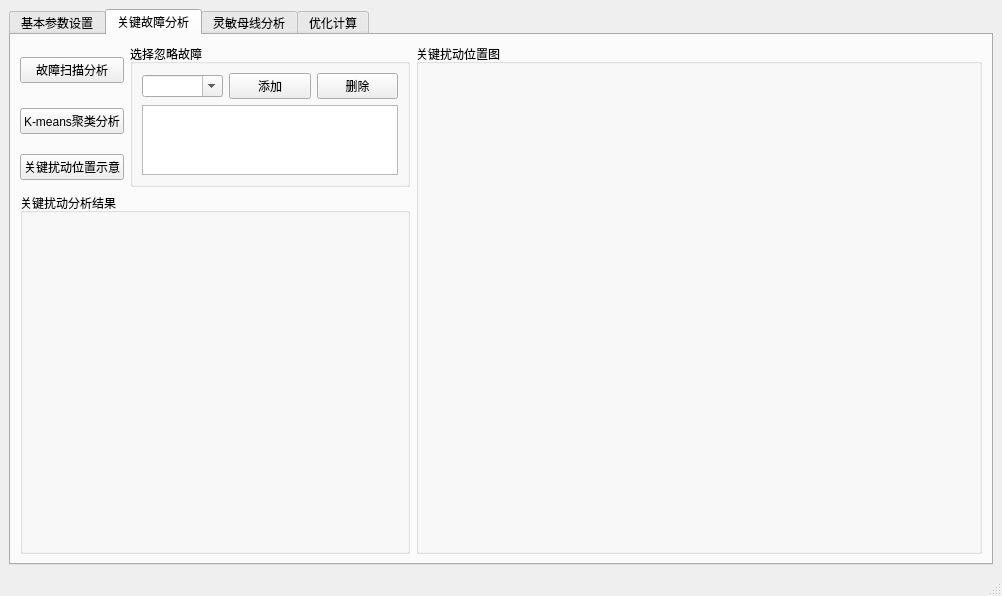
<?xml version="1.0" encoding="UTF-8"?>
<ui version="4.0">
 <class>MainWindow</class>
 <widget class="QMainWindow" name="MainWindow">
  <property name="geometry">
   <rect>
    <x>0</x>
    <y>0</y>
    <width>1002</width>
    <height>586</height>
   </rect>
  </property>
  <property name="sizePolicy">
   <sizepolicy hsizetype="Expanding" vsizetype="Expanding">
    <horstretch>0</horstretch>
    <verstretch>0</verstretch>
   </sizepolicy>
  </property>
  <property name="windowTitle">
   <string>动态无功补偿装置多目标优化配置程序</string>
  </property>
  <widget class="QWidget" name="centralwidget">
   <property name="sizePolicy">
    <sizepolicy hsizetype="Fixed" vsizetype="Fixed">
     <horstretch>0</horstretch>
     <verstretch>0</verstretch>
    </sizepolicy>
   </property>
   <layout class="QGridLayout" name="gridLayout_10">
    <item row="0" column="0">
     <widget class="QTabWidget" name="tabWidget">
      <property name="sizePolicy">
       <sizepolicy hsizetype="Expanding" vsizetype="Expanding">
        <horstretch>0</horstretch>
        <verstretch>0</verstretch>
       </sizepolicy>
      </property>
      <property name="autoFillBackground">
       <bool>false</bool>
      </property>
      <property name="currentIndex">
       <number>1</number>
      </property>
      <widget class="QWidget" name="tab">
       <attribute name="title">
        <string>基本参数设置</string>
       </attribute>
       <layout class="QGridLayout" name="gridLayout_6">
        <item row="3" column="2">
         <widget class="QPushButton" name="pushButton_saveparameter">
          <property name="text">
           <string>保存</string>
          </property>
         </widget>
        </item>
        <item row="3" column="1">
         <widget class="QPushButton" name="pushButton_denyparameter">
          <property name="text">
           <string>取消</string>
          </property>
         </widget>
        </item>
        <item row="1" column="0" colspan="3">
         <widget class="QGroupBox" name="groupBox_BPAprogram">
          <property name="title">
           <string>BPA程序</string>
          </property>
          <layout class="QGridLayout" name="gridLayout_4">
           <item row="0" column="2">
            <widget class="QToolButton" name="toolButton_swntprogram">
             <property name="text">
              <string>选择</string>
             </property>
            </widget>
           </item>
           <item row="0" column="1">
            <widget class="QLineEdit" name="lineEdit_swntprogram"/>
           </item>
           <item row="1" column="0">
            <widget class="QLabel" name="label_pfprogram">
             <property name="text">
              <string>潮流计算程序</string>
             </property>
            </widget>
           </item>
           <item row="2" column="0">
            <widget class="QLabel" name="label_resultfile">
             <property name="text">
              <string>计算结果文件夹</string>
             </property>
            </widget>
           </item>
           <item row="2" column="2">
            <widget class="QToolButton" name="toolButton_resultfile">
             <property name="text">
              <string>选择</string>
             </property>
            </widget>
           </item>
           <item row="2" column="1">
            <widget class="QLineEdit" name="lineEdit_resultfile"/>
           </item>
           <item row="0" column="0">
            <widget class="QLabel" name="label_swntprogram">
             <property name="text">
              <string>稳定批处理计算程序</string>
             </property>
            </widget>
           </item>
           <item row="1" column="1">
            <widget class="QLineEdit" name="lineEdit_pfprogram"/>
           </item>
           <item row="1" column="2">
            <widget class="QToolButton" name="toolButton_pfprogram">
             <property name="text">
              <string>选择</string>
             </property>
            </widget>
           </item>
          </layout>
         </widget>
        </item>
        <item row="2" column="1" colspan="2">
         <widget class="QGroupBox" name="groupBox_systemparameter">
          <property name="title">
           <string>系统参数</string>
          </property>
          <layout class="QGridLayout" name="gridLayout_3">
           <item row="0" column="0">
            <widget class="QLabel" name="label_loadrate">
             <property name="text">
              <string>负荷增长率</string>
             </property>
            </widget>
           </item>
           <item row="0" column="1">
            <widget class="QDoubleSpinBox" name="doubleSpinBox_loadrate">
             <property name="decimals">
              <number>2</number>
             </property>
             <property name="maximum">
              <double>1.000000000000000</double>
             </property>
             <property name="singleStep">
              <double>0.010000000000000</double>
             </property>
             <property name="value">
              <double>0.000000000000000</double>
             </property>
            </widget>
           </item>
           <item row="1" column="0">
            <widget class="QLabel" name="label_dlrate">
             <property name="text">
              <string>动态负荷比例</string>
             </property>
            </widget>
           </item>
           <item row="1" column="1">
            <widget class="QDoubleSpinBox" name="doubleSpinBox_dlrate">
             <property name="decimals">
              <number>2</number>
             </property>
             <property name="maximum">
              <double>1.000000000000000</double>
             </property>
             <property name="singleStep">
              <double>0.010000000000000</double>
             </property>
             <property name="value">
              <double>0.500000000000000</double>
             </property>
            </widget>
           </item>
          </layout>
         </widget>
        </item>
        <item row="0" column="0" colspan="3">
         <widget class="QGroupBox" name="groupBox_systemdata">
          <property name="title">
           <string>系统数据文件</string>
          </property>
          <layout class="QGridLayout" name="gridLayout_2">
           <item row="0" column="0">
            <widget class="QLabel" name="label_pfdata">
             <property name="text">
              <string>潮流数据文件</string>
             </property>
            </widget>
           </item>
           <item row="0" column="1">
            <widget class="QLineEdit" name="lineEdit_pfdata"/>
           </item>
           <item row="0" column="2">
            <widget class="QToolButton" name="toolButton_pfdata">
             <property name="text">
              <string>选择</string>
             </property>
            </widget>
           </item>
           <item row="1" column="0">
            <widget class="QLabel" name="label_bsedata">
             <property name="text">
              <string>基态.BSE文件</string>
             </property>
            </widget>
           </item>
           <item row="1" column="1">
            <widget class="QLineEdit" name="lineEdit_bsedata"/>
           </item>
           <item row="1" column="2">
            <widget class="QToolButton" name="toolButton__bsedata">
             <property name="text">
              <string>选择</string>
             </property>
            </widget>
           </item>
           <item row="2" column="0">
            <widget class="QLabel" name="label_changedata">
             <property name="text">
              <string>潮流修改文件</string>
             </property>
            </widget>
           </item>
           <item row="2" column="1">
            <widget class="QLineEdit" name="lineEdit_changedata"/>
           </item>
           <item row="2" column="2">
            <widget class="QToolButton" name="toolButton_changedata">
             <property name="text">
              <string>选择</string>
             </property>
            </widget>
           </item>
           <item row="3" column="0">
            <widget class="QLabel" name="label_swntdata">
             <property name="text">
              <string>稳定数据文件</string>
             </property>
            </widget>
           </item>
           <item row="3" column="1">
            <widget class="QLineEdit" name="lineEdit_swntdata"/>
           </item>
           <item row="3" column="2">
            <widget class="QToolButton" name="toolButton_swntdata">
             <property name="text">
              <string>选择</string>
             </property>
            </widget>
           </item>
           <item row="4" column="0">
            <widget class="QLabel" name="label_falutratedata">
             <property name="text">
              <string>故障率数据文件</string>
             </property>
            </widget>
           </item>
           <item row="4" column="1">
            <widget class="QLineEdit" name="lineEdit_faultratedata"/>
           </item>
           <item row="4" column="2">
            <widget class="QToolButton" name="toolButton_faultratedata">
             <property name="text">
              <string>选择</string>
             </property>
            </widget>
           </item>
           <item row="5" column="0">
            <widget class="QLabel" name="label_mapdata">
             <property name="text">
              <string>地理位置文件</string>
             </property>
            </widget>
           </item>
           <item row="5" column="1">
            <widget class="QLineEdit" name="lineEdit_mapdata"/>
           </item>
           <item row="5" column="2">
            <widget class="QToolButton" name="toolButton_mapdata">
             <property name="text">
              <string>选择</string>
             </property>
            </widget>
           </item>
          </layout>
         </widget>
        </item>
        <item row="2" column="0">
         <widget class="QGroupBox" name="groupBox_DVparameter">
          <property name="title">
           <string>动态无功补偿装置参数</string>
          </property>
          <layout class="QGridLayout" name="gridLayout">
           <item row="0" column="0">
            <widget class="QLabel" name="label_dvtype">
             <property name="text">
              <string>补偿装置类型</string>
             </property>
            </widget>
           </item>
           <item row="0" column="1">
            <widget class="QLabel" name="label_maxrate">
             <property name="text">
              <string>最大容量</string>
             </property>
            </widget>
           </item>
           <item row="0" column="3">
            <widget class="QLabel" name="label_mingap">
             <property name="text">
              <string>最小容量间隔</string>
             </property>
            </widget>
           </item>
           <item row="0" column="5">
            <widget class="QLabel" name="label_fixedcost">
             <property name="text">
              <string>固定安装费用</string>
             </property>
            </widget>
           </item>
           <item row="0" column="7">
            <widget class="QLabel" name="label_17">
             <property name="text">
              <string>购买费用</string>
             </property>
            </widget>
           </item>
           <item row="1" column="0">
            <widget class="QCheckBox" name="checkBox_statcom">
             <property name="text">
              <string>STATCOM</string>
             </property>
            </widget>
           </item>
           <item row="1" column="1">
            <widget class="QLineEdit" name="lineEdit__cc"/>
           </item>
           <item row="1" column="2">
            <widget class="QLabel" name="label_22">
             <property name="text">
              <string>MVar</string>
             </property>
            </widget>
           </item>
           <item row="1" column="3">
            <widget class="QLineEdit" name="lineEdit_mingapstatcom"/>
           </item>
           <item row="1" column="4">
            <widget class="QLabel" name="label_25">
             <property name="text">
              <string>MVar</string>
             </property>
            </widget>
           </item>
           <item row="1" column="5">
            <widget class="QLineEdit" name="lineEdit_fixedcostatcom"/>
           </item>
           <item row="1" column="6">
            <widget class="QLabel" name="label_35">
             <property name="text">
              <string>万元</string>
             </property>
            </widget>
           </item>
           <item row="1" column="7">
            <widget class="QLineEdit" name="lineEdit_pcoststatcom"/>
           </item>
           <item row="1" column="8">
            <widget class="QLabel" name="label_37">
             <property name="text">
              <string>万元/MVar</string>
             </property>
            </widget>
           </item>
           <item row="2" column="0">
            <widget class="QCheckBox" name="checkBox_svc">
             <property name="text">
              <string>SVC</string>
             </property>
            </widget>
           </item>
           <item row="2" column="1">
            <widget class="QLineEdit" name="lineEdit_maxratesvc"/>
           </item>
           <item row="2" column="2">
            <widget class="QLabel" name="label_23">
             <property name="text">
              <string>MVar</string>
             </property>
            </widget>
           </item>
           <item row="2" column="3">
            <widget class="QLineEdit" name="lineEdit_mingapsvc"/>
           </item>
           <item row="2" column="4">
            <widget class="QLabel" name="label_24">
             <property name="text">
              <string>MVar</string>
             </property>
            </widget>
           </item>
           <item row="2" column="5">
            <widget class="QLineEdit" name="lineEdit_fixedcostsvc"/>
           </item>
           <item row="2" column="6">
            <widget class="QLabel" name="label_36">
             <property name="text">
              <string>万元</string>
             </property>
            </widget>
           </item>
           <item row="2" column="7">
            <widget class="QLineEdit" name="lineEdit_pcostsvc"/>
           </item>
           <item row="2" column="8">
            <widget class="QLabel" name="label_38">
             <property name="text">
              <string>万元/MVar</string>
             </property>
            </widget>
           </item>
          </layout>
         </widget>
        </item>
       </layout>
      </widget>
      <widget class="QWidget" name="tab_2">
       <attribute name="title">
        <string>关键故障分析</string>
       </attribute>
       <layout class="QGridLayout" name="gridLayout_12">
        <item row="0" column="0">
         <widget class="QPushButton" name="pushButton_faultanalyse">
          <property name="text">
           <string>故障扫描分析</string>
          </property>
         </widget>
        </item>
        <item row="0" column="1" rowspan="3">
         <widget class="QGroupBox" name="groupBox_chooseignorefault">
          <property name="title">
           <string>选择忽略故障</string>
          </property>
          <layout class="QGridLayout" name="gridLayout_15">
           <item row="0" column="0">
            <widget class="QComboBox" name="comboBox_choosefault">
             <property name="editable">
              <bool>true</bool>
             </property>
             <property name="duplicatesEnabled">
              <bool>false</bool>
             </property>
            </widget>
           </item>
           <item row="0" column="1">
            <widget class="QPushButton" name="pushButton_addfault">
             <property name="text">
              <string>添加</string>
             </property>
            </widget>
           </item>
           <item row="0" column="2">
            <widget class="QPushButton" name="pushButton_canclefault">
             <property name="text">
              <string>删除</string>
             </property>
            </widget>
           </item>
           <item row="1" column="0" colspan="3">
            <widget class="QListWidget" name="listWidget_ignorefault"/>
           </item>
          </layout>
         </widget>
        </item>
        <item row="0" column="2" rowspan="4">
         <widget class="QGroupBox" name="groupBox_mapkeyfault">
          <property name="title">
           <string>关键扰动位置图</string>
          </property>
          <layout class="QGridLayout" name="gridLayout_11">
           <item row="0" column="0">
            <widget class="MatplotlibWidget" name="matplotlibwidget_mapkeyfault">
             <property name="enabled">
              <bool>true</bool>
             </property>
             <property name="sizePolicy">
              <sizepolicy hsizetype="Expanding" vsizetype="Expanding">
               <horstretch>0</horstretch>
               <verstretch>0</verstretch>
              </sizepolicy>
             </property>
             <property name="font">
              <font>
               <strikeout>false</strikeout>
              </font>
             </property>
             <property name="layoutDirection">
              <enum>Qt::RightToLeft</enum>
             </property>
             <property name="styleSheet">
              <string notr="true">border-color: qlineargradient(spread:pad, x1:0, y1:0, x2:0, y2:1, stop:0 rgba(255, 0, 0, 255), stop:0.339795 rgba(255, 0, 0, 255), stop:0.339799 rgba(255, 255, 255, 255), stop:0.662444 rgba(255, 255, 255, 255), stop:0.662469 rgba(0, 0, 255, 255), stop:1 rgba(0, 0, 255, 255));</string>
             </property>
            </widget>
           </item>
          </layout>
         </widget>
        </item>
        <item row="1" column="0">
         <widget class="QPushButton" name="pushButton_kmeansfault">
          <property name="text">
           <string>K-means聚类分析</string>
          </property>
         </widget>
        </item>
        <item row="2" column="0">
         <widget class="QPushButton" name="pushButton_mapkeyfault">
          <property name="text">
           <string>关键扰动位置示意</string>
          </property>
         </widget>
        </item>
        <item row="3" column="0" colspan="2">
         <widget class="QGroupBox" name="groupBox_barkeyfault">
          <property name="title">
           <string>关键扰动分析结果</string>
          </property>
          <layout class="QGridLayout" name="gridLayout_7">
           <item row="0" column="0">
            <widget class="MatplotlibWidget" name="matplotlibwidget_barkeyfault">
             <property name="enabled">
              <bool>true</bool>
             </property>
             <property name="sizePolicy">
              <sizepolicy hsizetype="Expanding" vsizetype="Expanding">
               <horstretch>0</horstretch>
               <verstretch>0</verstretch>
              </sizepolicy>
             </property>
             <property name="font">
              <font>
               <strikeout>false</strikeout>
              </font>
             </property>
             <property name="layoutDirection">
              <enum>Qt::RightToLeft</enum>
             </property>
             <property name="styleSheet">
              <string notr="true">border-color: qlineargradient(spread:pad, x1:0, y1:0, x2:0, y2:1, stop:0 rgba(255, 0, 0, 255), stop:0.339795 rgba(255, 0, 0, 255), stop:0.339799 rgba(255, 255, 255, 255), stop:0.662444 rgba(255, 255, 255, 255), stop:0.662469 rgba(0, 0, 255, 255), stop:1 rgba(0, 0, 255, 255));</string>
             </property>
            </widget>
           </item>
          </layout>
         </widget>
        </item>
       </layout>
      </widget>
      <widget class="QWidget" name="tab_3">
       <attribute name="title">
        <string>灵敏母线分析</string>
       </attribute>
       <layout class="QGridLayout" name="gridLayout_13">
        <item row="0" column="0">
         <widget class="QPushButton" name="pushButton_senscompute">
          <property name="text">
           <string>灵敏度计算</string>
          </property>
         </widget>
        </item>
        <item row="1" column="0">
         <widget class="QPushButton" name="pushButton_senskmeans">
          <property name="text">
           <string>K-means聚类分析</string>
          </property>
         </widget>
        </item>
        <item row="2" column="0">
         <widget class="QPushButton" name="pushButton_mapsens">
          <property name="text">
           <string>灵敏母线位置示意</string>
          </property>
         </widget>
        </item>
        <item row="0" column="1" rowspan="3">
         <widget class="QGroupBox" name="groupBox_ignorebus">
          <property name="title">
           <string>选择忽略母线</string>
          </property>
          <layout class="QGridLayout" name="gridLayout_16">
           <item row="0" column="1">
            <widget class="QPushButton" name="pushButton_addbus">
             <property name="text">
              <string>添加</string>
             </property>
            </widget>
           </item>
           <item row="0" column="2">
            <widget class="QPushButton" name="pushButton_canclebus">
             <property name="text">
              <string>删除</string>
             </property>
            </widget>
           </item>
           <item row="0" column="0">
            <widget class="QComboBox" name="comboBox_choosebus">
             <property name="editable">
              <bool>true</bool>
             </property>
             <property name="duplicatesEnabled">
              <bool>false</bool>
             </property>
            </widget>
           </item>
           <item row="1" column="0" colspan="3">
            <widget class="QListWidget" name="listWidget_ignorebus"/>
           </item>
          </layout>
         </widget>
        </item>
        <item row="0" column="2" rowspan="4">
         <widget class="QGroupBox" name="groupBox_mapsens">
          <property name="title">
           <string>灵敏母线位置图</string>
          </property>
          <layout class="QGridLayout" name="gridLayout_8">
           <item row="0" column="0">
            <widget class="MatplotlibWidget" name="matplotlibwidget_mapsens">
             <property name="enabled">
              <bool>true</bool>
             </property>
             <property name="sizePolicy">
              <sizepolicy hsizetype="Expanding" vsizetype="Expanding">
               <horstretch>0</horstretch>
               <verstretch>0</verstretch>
              </sizepolicy>
             </property>
             <property name="font">
              <font>
               <strikeout>false</strikeout>
              </font>
             </property>
             <property name="layoutDirection">
              <enum>Qt::RightToLeft</enum>
             </property>
             <property name="styleSheet">
              <string notr="true">border-color: qlineargradient(spread:pad, x1:0, y1:0, x2:0, y2:1, stop:0 rgba(255, 0, 0, 255), stop:0.339795 rgba(255, 0, 0, 255), stop:0.339799 rgba(255, 255, 255, 255), stop:0.662444 rgba(255, 255, 255, 255), stop:0.662469 rgba(0, 0, 255, 255), stop:1 rgba(0, 0, 255, 255));</string>
             </property>
            </widget>
           </item>
          </layout>
         </widget>
        </item>
        <item row="3" column="0" colspan="2">
         <widget class="QGroupBox" name="groupBox_sensbus">
          <property name="title">
           <string>灵敏母线分析结果</string>
          </property>
          <layout class="QGridLayout" name="gridLayout_9">
           <item row="0" column="0">
            <widget class="MatplotlibWidget" name="matplotlibwidget_barbus">
             <property name="enabled">
              <bool>true</bool>
             </property>
             <property name="sizePolicy">
              <sizepolicy hsizetype="Expanding" vsizetype="Expanding">
               <horstretch>0</horstretch>
               <verstretch>0</verstretch>
              </sizepolicy>
             </property>
             <property name="font">
              <font>
               <strikeout>false</strikeout>
              </font>
             </property>
             <property name="layoutDirection">
              <enum>Qt::RightToLeft</enum>
             </property>
             <property name="styleSheet">
              <string notr="true">border-color: qlineargradient(spread:pad, x1:0, y1:0, x2:0, y2:1, stop:0 rgba(255, 0, 0, 255), stop:0.339795 rgba(255, 0, 0, 255), stop:0.339799 rgba(255, 255, 255, 255), stop:0.662444 rgba(255, 255, 255, 255), stop:0.662469 rgba(0, 0, 255, 255), stop:1 rgba(0, 0, 255, 255));</string>
             </property>
            </widget>
           </item>
          </layout>
         </widget>
        </item>
       </layout>
      </widget>
      <widget class="QWidget" name="tab_4">
       <attribute name="title">
        <string>优化计算</string>
       </attribute>
       <layout class="QGridLayout" name="gridLayout_14">
        <item row="0" column="0">
         <widget class="QGroupBox" name="groupBox_optimparameter">
          <property name="title">
           <string>优化算法参数</string>
          </property>
          <layout class="QGridLayout" name="gridLayout_5">
           <item row="0" column="0">
            <widget class="QLabel" name="label_typealgorithm">
             <property name="text">
              <string>优化算法类型</string>
             </property>
            </widget>
           </item>
           <item row="0" column="1">
            <widget class="QComboBox" name="comboBox_2">
             <property name="frame">
              <bool>true</bool>
             </property>
             <item>
              <property name="text">
               <string>NSGAII</string>
              </property>
             </item>
             <item>
              <property name="text">
               <string>NSGAIII</string>
              </property>
             </item>
             <item>
              <property name="text">
               <string>MOEA/D</string>
              </property>
             </item>
             <item>
              <property name="text">
               <string>SPEA2</string>
              </property>
             </item>
            </widget>
           </item>
           <item row="0" column="2">
            <widget class="QLabel" name="label_33">
             <property name="text">
              <string>随机数种子</string>
             </property>
            </widget>
           </item>
           <item row="0" column="3">
            <widget class="QSpinBox" name="spinBox_randomseed">
             <property name="maximum">
              <number>100</number>
             </property>
             <property name="value">
              <number>0</number>
             </property>
            </widget>
           </item>
           <item row="0" column="4">
            <widget class="QLabel" name="label_27">
             <property name="text">
              <string>种群数量</string>
             </property>
            </widget>
           </item>
           <item row="0" column="5">
            <widget class="QSpinBox" name="spinBox_popsize">
             <property name="maximum">
              <number>300</number>
             </property>
             <property name="value">
              <number>50</number>
             </property>
            </widget>
           </item>
           <item row="1" column="0">
            <widget class="QLabel" name="label_maxinterate">
             <property name="text">
              <string>最大迭代次数</string>
             </property>
            </widget>
           </item>
           <item row="1" column="1">
            <widget class="QSpinBox" name="spinBox_maxinterate">
             <property name="maximum">
              <number>1000</number>
             </property>
             <property name="value">
              <number>100</number>
             </property>
            </widget>
           </item>
           <item row="1" column="2">
            <widget class="QLabel" name="label_28">
             <property name="text">
              <string>交叉概率</string>
             </property>
            </widget>
           </item>
           <item row="1" column="3">
            <widget class="QDoubleSpinBox" name="doubleSpinBox_crossoverp">
             <property name="decimals">
              <number>2</number>
             </property>
             <property name="maximum">
              <double>1.000000000000000</double>
             </property>
             <property name="singleStep">
              <double>0.100000000000000</double>
             </property>
             <property name="value">
              <double>1.000000000000000</double>
             </property>
            </widget>
           </item>
           <item row="1" column="4">
            <widget class="QLabel" name="label_29">
             <property name="text">
              <string>变异概率</string>
             </property>
            </widget>
           </item>
           <item row="1" column="5">
            <widget class="QDoubleSpinBox" name="doubleSpinBox_mutationp">
             <property name="maximum">
              <double>1.000000000000000</double>
             </property>
             <property name="singleStep">
              <double>0.010000000000000</double>
             </property>
             <property name="value">
              <double>0.020000000000000</double>
             </property>
            </widget>
           </item>
           <item row="2" column="0">
            <widget class="QLabel" name="label_31">
             <property name="text">
              <string>交叉分布因子</string>
             </property>
            </widget>
           </item>
           <item row="2" column="1">
            <widget class="QSpinBox" name="spinBox_crosoverdist">
             <property name="maximum">
              <number>100</number>
             </property>
             <property name="value">
              <number>15</number>
             </property>
            </widget>
           </item>
           <item row="2" column="2">
            <widget class="QLabel" name="label_32">
             <property name="text">
              <string>变异分布因子</string>
             </property>
            </widget>
           </item>
           <item row="2" column="3">
            <widget class="QSpinBox" name="spinBox_mutationdist">
             <property name="maximum">
              <number>100</number>
             </property>
             <property name="value">
              <number>20</number>
             </property>
            </widget>
           </item>
           <item row="2" column="4">
            <widget class="QLabel" name="label_42">
             <property name="text">
              <string>外部档案大小</string>
             </property>
            </widget>
           </item>
           <item row="2" column="5">
            <widget class="QSpinBox" name="spinBox_archive">
             <property name="maximum">
              <number>500</number>
             </property>
             <property name="value">
              <number>50</number>
             </property>
            </widget>
           </item>
           <item row="3" column="0">
            <widget class="QLabel" name="label_44">
             <property name="text">
              <string>邻域数量</string>
             </property>
            </widget>
           </item>
           <item row="3" column="1">
            <widget class="QSpinBox" name="spinBox_neighobersize">
             <property name="maximum">
              <number>100</number>
             </property>
             <property name="value">
              <number>10</number>
             </property>
            </widget>
           </item>
           <item row="3" column="2">
            <widget class="QLabel" name="label_43">
             <property name="text">
              <string>间隔大小</string>
             </property>
            </widget>
           </item>
           <item row="3" column="3">
            <widget class="QSpinBox" name="spinBox_gapsize"/>
           </item>
           <item row="3" column="4">
            <widget class="QPushButton" name="pushButton_optim">
             <property name="text">
              <string>开始</string>
             </property>
            </widget>
           </item>
           <item row="3" column="5">
            <widget class="QPushButton" name="pushButton_canceloptim">
             <property name="text">
              <string>取消</string>
             </property>
            </widget>
           </item>
          </layout>
         </widget>
        </item>
        <item row="0" column="1" rowspan="2">
         <widget class="QGroupBox" name="groupBox_optimallocation">
          <property name="title">
           <string>最优配置方案示意图</string>
          </property>
          <layout class="QGridLayout" name="gridLayout_20">
           <item row="0" column="0">
            <widget class="MatplotlibWidget" name="matplotlibwidget_mapallocation">
             <property name="enabled">
              <bool>true</bool>
             </property>
             <property name="sizePolicy">
              <sizepolicy hsizetype="Expanding" vsizetype="Expanding">
               <horstretch>0</horstretch>
               <verstretch>0</verstretch>
              </sizepolicy>
             </property>
             <property name="font">
              <font>
               <strikeout>false</strikeout>
              </font>
             </property>
             <property name="layoutDirection">
              <enum>Qt::RightToLeft</enum>
             </property>
             <property name="styleSheet">
              <string notr="true">border-color: qlineargradient(spread:pad, x1:0, y1:0, x2:0, y2:1, stop:0 rgba(255, 0, 0, 255), stop:0.339795 rgba(255, 0, 0, 255), stop:0.339799 rgba(255, 255, 255, 255), stop:0.662444 rgba(255, 255, 255, 255), stop:0.662469 rgba(0, 0, 255, 255), stop:1 rgba(0, 0, 255, 255));</string>
             </property>
            </widget>
           </item>
          </layout>
         </widget>
        </item>
        <item row="1" column="0">
         <widget class="QGroupBox" name="groupBox_optmiresult">
          <property name="title">
           <string>优化结果</string>
          </property>
          <layout class="QGridLayout" name="gridLayout_17">
           <item row="0" column="0">
            <widget class="MatplotlibWidget" name="matplotlibwidget_curveoptim">
             <property name="enabled">
              <bool>true</bool>
             </property>
             <property name="sizePolicy">
              <sizepolicy hsizetype="Expanding" vsizetype="Expanding">
               <horstretch>0</horstretch>
               <verstretch>0</verstretch>
              </sizepolicy>
             </property>
             <property name="font">
              <font>
               <strikeout>false</strikeout>
              </font>
             </property>
             <property name="layoutDirection">
              <enum>Qt::RightToLeft</enum>
             </property>
             <property name="styleSheet">
              <string notr="true">border-color: qlineargradient(spread:pad, x1:0, y1:0, x2:0, y2:1, stop:0 rgba(255, 0, 0, 255), stop:0.339795 rgba(255, 0, 0, 255), stop:0.339799 rgba(255, 255, 255, 255), stop:0.662444 rgba(255, 255, 255, 255), stop:0.662469 rgba(0, 0, 255, 255), stop:1 rgba(0, 0, 255, 255));</string>
             </property>
            </widget>
           </item>
           <item row="1" column="0">
            <widget class="QSplitter" name="splitter">
             <property name="orientation">
              <enum>Qt::Horizontal</enum>
             </property>
             <widget class="QLabel" name="label">
              <property name="text">
               <string>目标函数值</string>
              </property>
             </widget>
             <widget class="QComboBox" name="comboBox_objective"/>
             <widget class="QPushButton" name="pushButton_mapallocation">
              <property name="text">
               <string>显示配置方案</string>
              </property>
             </widget>
            </widget>
           </item>
          </layout>
         </widget>
        </item>
       </layout>
      </widget>
     </widget>
    </item>
   </layout>
  </widget>
  <widget class="QStatusBar" name="statusbar"/>
 </widget>
 <customwidgets>
  <customwidget>
   <class>MatplotlibWidget</class>
   <extends>QWidget</extends>
   <header>matplotlibwidget</header>
  </customwidget>
 </customwidgets>
 <resources/>
 <connections/>
</ui>
